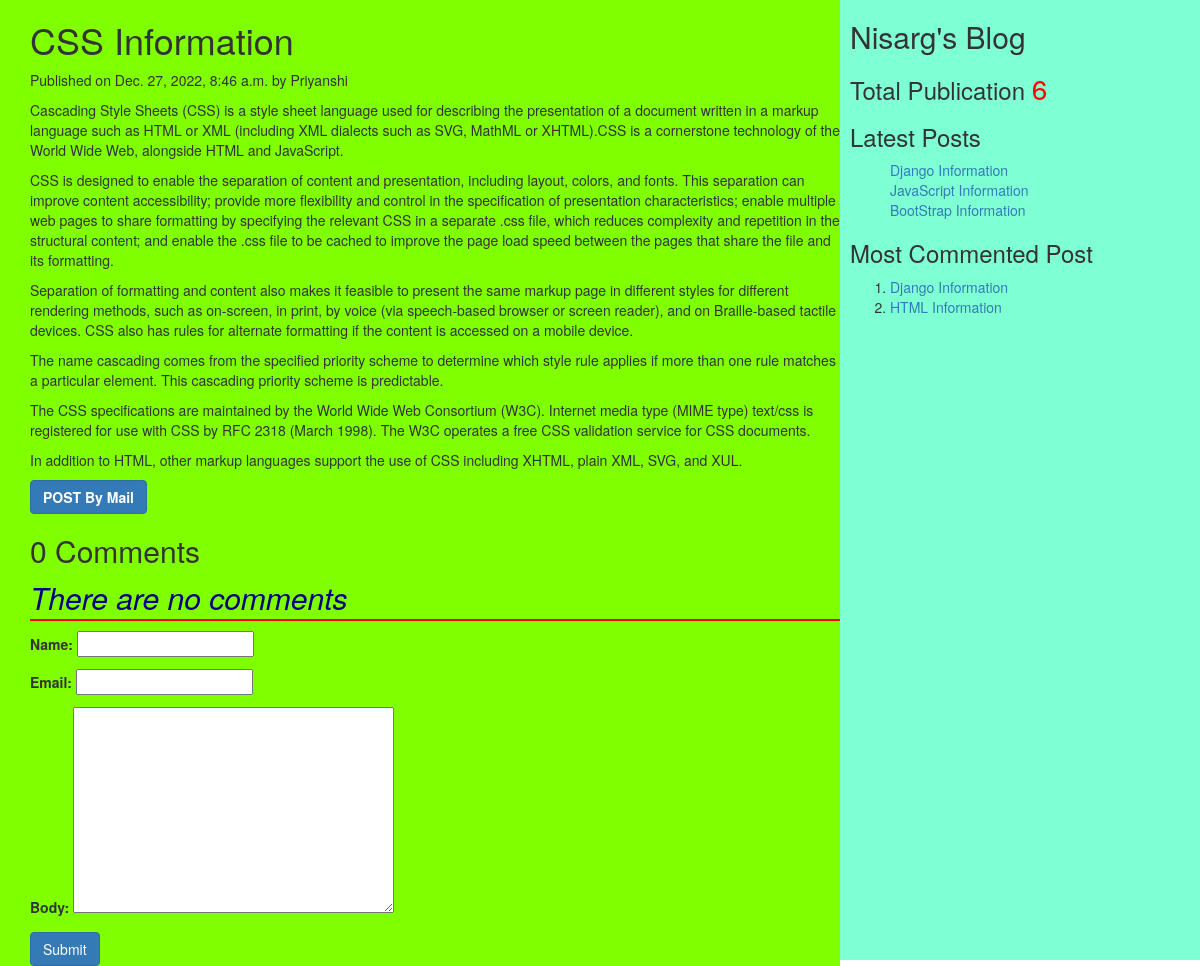
The page /2022/12/27/css-information/ on the database its author committed.
### myApp/models.py (models this page shows, shortened)
class Post(models.Model):
    tags = TaggableManager()
    STATUS_CHOICE = (('draft','Draft'),('published','Published'))
    title = models.CharField(max_length=400)
    slug = models.SlugField(max_length=50, unique_for_date='publish')
    author = models.ForeignKey(User,related_name='blog_posts',on_delete=models.CASCADE)
    body = models.TextField()
    publish = models.DateTimeField(default=timezone.now)
    created = models.DateTimeField(auto_now_add=True)
    updated = models.DateTimeField(auto_now=True)
    status = models.CharField(max_length=20,choices=STATUS_CHOICE,default='draft')
    objects = CustomManager()
    class Meta:
        ordering = ('-publish',)
    def get_absolute_url(self):
        return reverse('post_detail', args=[self.publish.year,self.publish.strftime('%m'),self.publish.strftime('%d'),self.slug])

### myApp/views.py (the view, shortened to what this page needs)
# urls.py: url(r'(?P<year>\d{4})/(?P<month>\d{2})/(?P<day>\d{2})/(?P<post>[-\w]+)/$', views.post_detail_view, name='post_detail'),
def post_detail_view(request,year,month,day,post):
    post = get_object_or_404(Post,slug=post,publish__year=year,publish__month=month,publish__day=day)
    comments = post.comments.filter(active = True)
    csubmit = False
    form = CommentForm()
    d = {'post' : post, 'form' : form, 'csubmit' : csubmit, 'comments' : comments}
    return render(request, 'myApp/post_detail.html',d)

### myApp/forms.py
class CommentForm(forms.ModelForm):
    class Meta:
        model=Comment
        fields=('name','email','body')

### myApp/models.py (called while the page is built)
    def get_queryset(self):
        return super().get_queryset().filter(status='published')

### myApp/templatetags/mytags.py (called while the page is built)
@register.simple_tag # using register variable we are accessing simple_tag
def total_posts():
    return Post.objects.count() # return total no. of posts

@register.inclusion_tag('myApp/latest_post.html')
def show_latest_posts(count = 3):
    latest_posts = Post.objects.order_by('-publish')[:count] #collect the posts based on latest published date wrt specified count
    return {'latest_posts' : latest_posts}

@register.simple_tag
def get_most_commented_posts(count = 2):
    return Post.objects.annotate(total_comments = Count('comments')).order_by('-total_comments')[:count]

### templates/myApp/post_detail.html (shortened to what this page needs)
<!DOCTYPE html>
<html lang="en">
    {% extends 'myApp/parent.html' %}
    {% block content_block %}
    <h1>{{post.title}}</h1>
    <p>Published on {{post.publish}} by {{post.author|title}}</p>
    {{post.body|linebreaks}}
    <a href="/{{post.id}}/share" class="btn btn-primary"> <b>POST By Mail</b></a>
    {% with comments.count as comments_count %}
    <h2>{{comments_count}} Comment{{comments_count|pluralize}} </h2>
    {% endwith %}
    {% if comments %}
    {% for c in comments %}
    <p>Comment {{forloop.counter}} by {{c.name}}</p>
    <div> {{c.body|linebreaks}} </div>
    <hr>
    {% endfor %}
    {% else %}
    <p style="color: navy; font-size: 30px; font-style: italic; border-bottom: 2px solid red;">There are no comments </p>
    {% endif %}
    {% if csubmit %}
    <h2>Thank you...Your comment has been added successfully!!!</h2>
    {% else %}
    <form method="post">
        {{form.as_p}}
        <input type="submit" class="btn btn-primary" value="Submit">
    </form>
    {% endif %}
    {% endblock %}

### templates/myApp/parent.html (shortened to what this page needs)
<!DOCTYPE html>
<html lang="en">
    {% load mytags %}
<head>
    <link rel="stylesheet" href="https://cdn.jsdelivr.net/npm/bootstrap@3.3.7/dist/css/bootstrap.min.css">
</head>
<body>
    <div class="content" style="width: 70%; float: left;background-color: chartreuse;height: auto; padding: 0 0 0 30px;">
        {% block content_block %}
        {% endblock %}
    </div>
    <div class="sidebar" style="width: 30%; float: right;background-color: aquamarine;height: 120vh; padding: 0 0 0 10px;">
        <h2>Nisarg's Blog</h2>
        <h3>
            Total Publication
            <span style="color: red; font-size: 28px;">
                {% total_posts %}
            </span>
                <h3>Latest Posts</h3>
                {% show_latest_posts %}
                <h3>Most Commented Post</h3>
                {% get_most_commented_posts as m%}
                <ol>
                    {% for post in m %}
                    <li><a href=" {{post.get_absolute_url}} "> {{post.title}}</a></li>
                    {% endfor %}
                </ol>
        </h3>
    </div>
</body>
</html>

### templates/myApp/latest_post.html (shortened to what this page needs)
<!DOCTYPE html>
<html lang="en">
<head>
</head>
<body>
    <ol>
        {% for post in latest_posts %}
        <a href=" {{post.get_absolute_url}} ">{{post.title}}</a><br>
        {% endfor %}
    </ol>
</body>
</html>

### rows shown on the page
Post: title "CSS Information", publish "Dec. 27, 2022, 8:46 a.m.", author "Priyanshi", body "Cascading Style Sheets (CSS) is a style sheet language used for describing the presentation of a document written in a markup language such as HTML or XML (including XML dialects such as SVG, MathML or XHTML).CSS is a cornerstone technology of the World Wide Web, alongside HTML and JavaScript. CSS is designed to enable the separation of content and presentation, including layout, colors, and fonts. This separation can improve content accessibility; provide more flexibility and control in the specification of presentation characteristics; enable multiple web pages to share formatting by specifying the relevant CSS in a separate .css file, which reduces complexity and repetition in the…"
Post: title "Django Information"
Post: title "JavaScript Information"
Post: title "BootStrap Information"
Post: title "HTML Information"

### other values the page prints
{{ comments_count }} "0"
